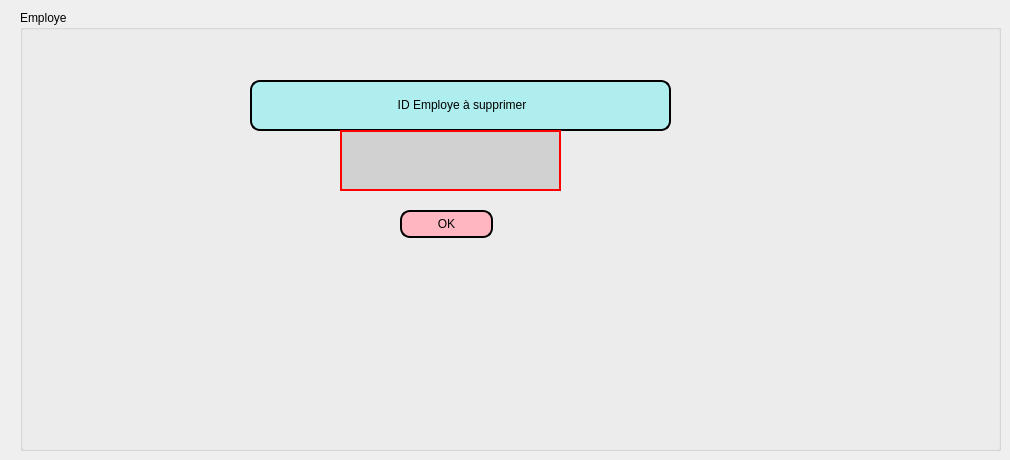
      <widget class="QWidget" name="tab_4">
       <attribute name="title">
        <string>Supprimer</string>
       </attribute>
       <widget class="QGroupBox" name="groupBox_15">
        <property name="geometry">
         <rect>
          <x>20</x>
          <y>10</y>
          <width>981</width>
          <height>441</height>
         </rect>
        </property>
        <property name="title">
         <string>Employe</string>
        </property>
        <widget class="QLabel" name="label_11">
         <property name="geometry">
          <rect>
           <x>230</x>
           <y>70</y>
           <width>421</width>
           <height>51</height>
          </rect>
         </property>
         <property name="styleSheet">
          <string notr="true">border: 2px solid black;
border-radius: 10px;
padding: 0 8px;
background: #AFEEEE;
font: bold, &quot;Comic Sans MS&quot;;;
text-align:center;</string>
         </property>
         <property name="text">
          <string>&lt;html&gt;&lt;head/&gt;&lt;body&gt;&lt;p align=&quot;center&quot;&gt;&lt;span style=&quot; font-size:9pt;&quot;&gt;ID Employe à supprimer&lt;/span&gt;&lt;/p&gt;&lt;/body&gt;&lt;/html&gt;</string>
         </property>
        </widget>
        <widget class="QPushButton" name="pushButton_supprimer_employe">
         <property name="geometry">
          <rect>
           <x>380</x>
           <y>200</y>
           <width>93</width>
           <height>28</height>
          </rect>
         </property>
         <property name="styleSheet">
          <string notr="true">border: 2px solid black;
border-radius: 10px;
padding: 0 8px;
background:#FFB6C1	;
font: bold, &quot;Comic Sans MS&quot;;</string>
         </property>
         <property name="text">
          <string>OK</string>
         </property>
        </widget>
        <widget class="QLineEdit" name="ID">
         <property name="geometry">
          <rect>
           <x>320</x>
           <y>120</y>
           <width>221</width>
           <height>61</height>
          </rect>
         </property>
         <property name="styleSheet">
          <string notr="true">border-width:2px;
border-style:solid;
border-color:red;
background: #d1d1d1;</string>
         </property>
        </widget>
       </widget>
      </widget>
